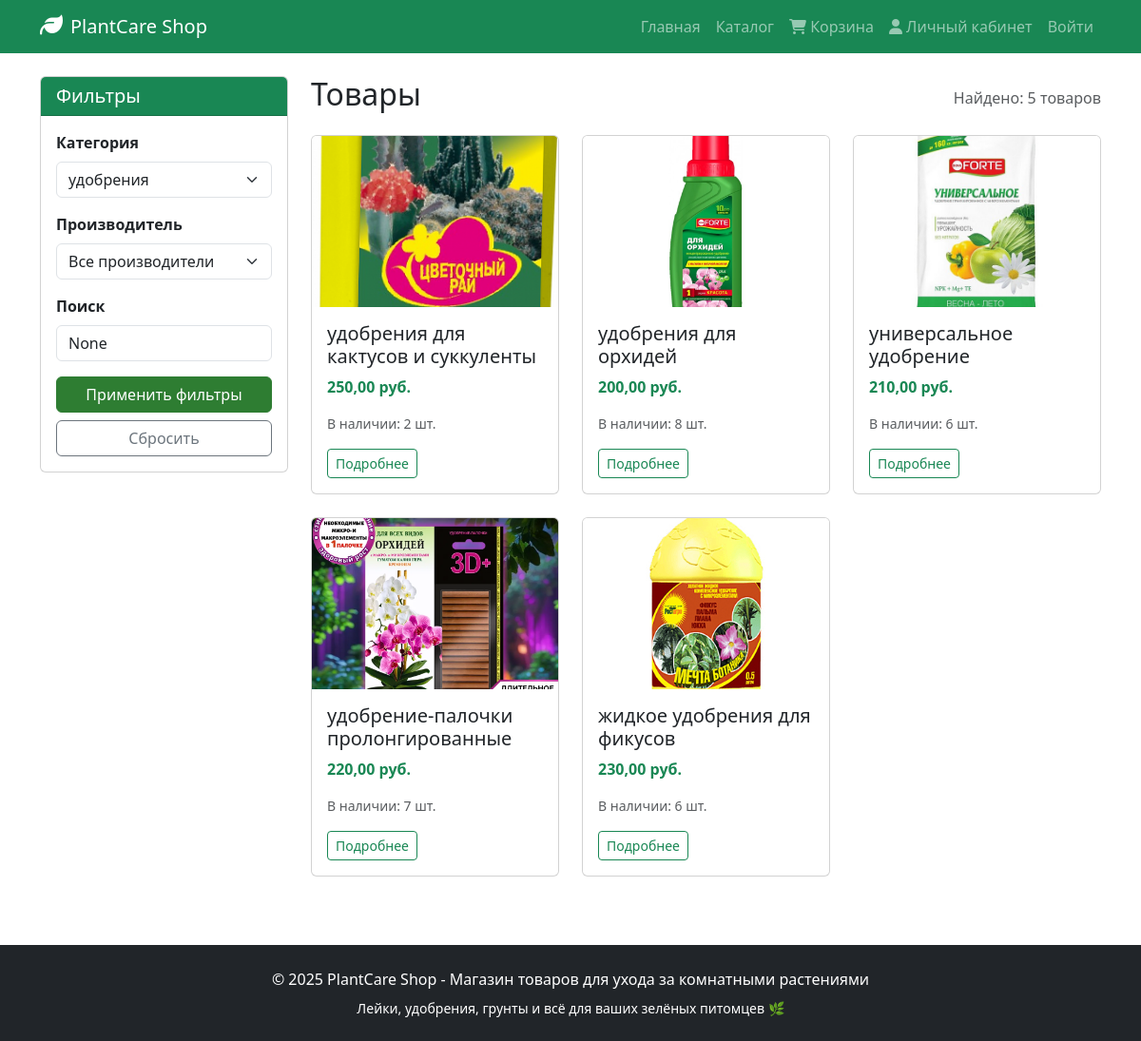
The page /catalog/?category=11 on the database as committed earlier.
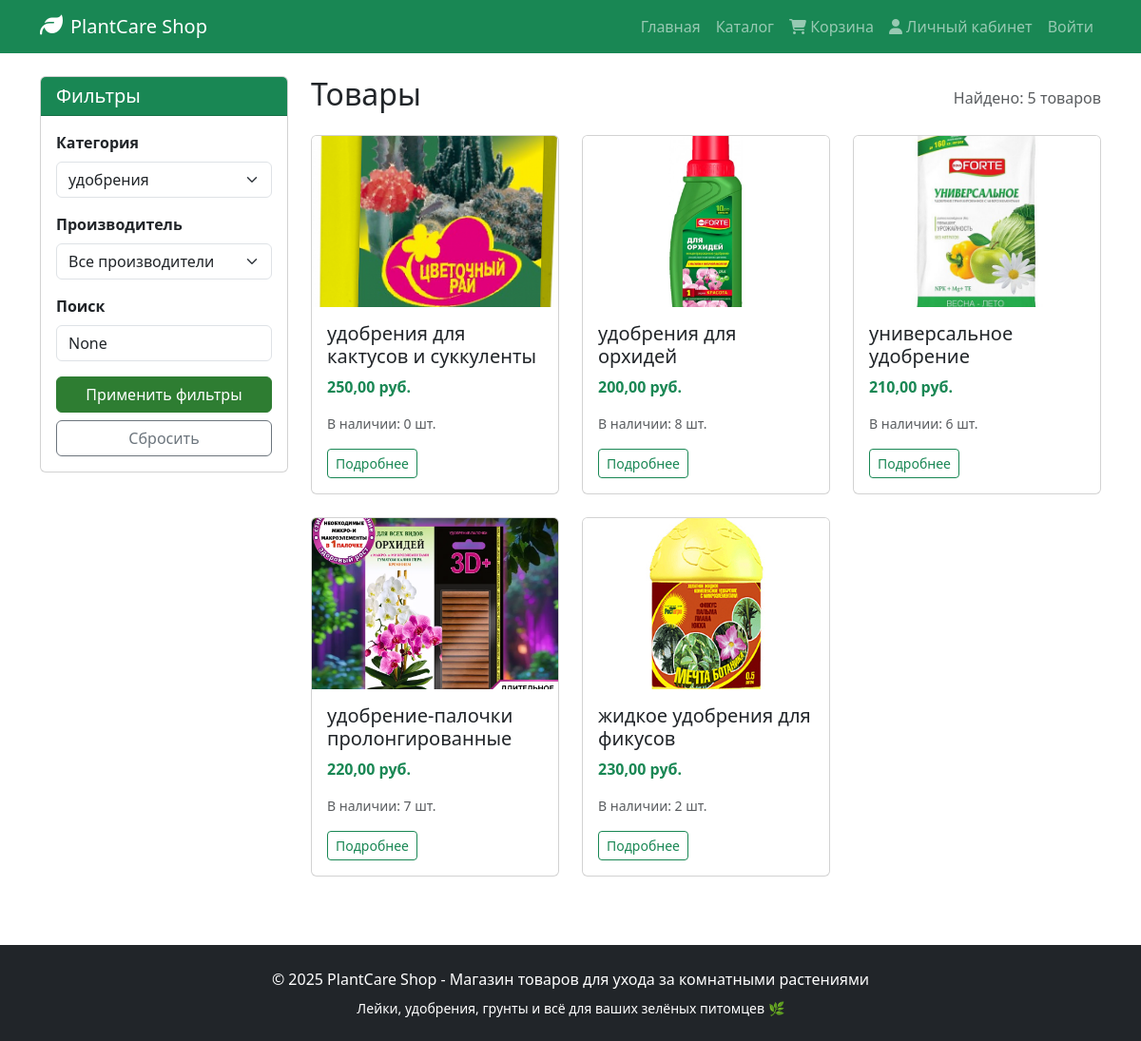
The same page on the database as committed later.
### shop/models.py (models this page shows, shortened)
class Product(models.Model):
    name = models.CharField(max_length=200)
    description = models.TextField()
    photo = models.ImageField(upload_to='products/')
    price = models.DecimalField(max_digits=10, decimal_places=2)
    stock = models.IntegerField()
    category = models.ForeignKey(Category, on_delete=models.CASCADE)
    manufacturer = models.ForeignKey(Manufacturer, on_delete=models.CASCADE)

### shop/views.py (the view)
# urls.py: path('catalog/', views.catalog, name='catalog'),
def catalog(request):
    products = Product.objects.all()
    category = request.GET.get('category')
    manufacturer = request.GET.get('manufacturer')
    search = request.GET.get('search')
    if category:
        products = products.filter(category_id=category)
    if manufacturer:
        products = products.filter(manufacturer_id=manufacturer)
    if search:
        products = products.filter(Q(name__icontains=search) | Q(description__icontains=search))
    return render(request, 'shop/catalog.html', {
        'products': products,
        'categories': Category.objects.all(),
        'manufacturers': Manufacturer.objects.all(),
        'selected_category': category,
        'selected_manufacturer': manufacturer,
        'search_query': search,
    })

### shop/templates/shop/catalog.html (shortened to what this page needs)
{% extends 'base.html' %}
{% load static %}
{% block content %}
<div class="row">
    <div class="col-md-3">
        <div class="card">
            <div class="card-header bg-success text-white">
                <h5 class="mb-0">Фильтры</h5>
            </div>
            <div class="card-body">
                <form method="get" id="filter-form">
                    <div class="mb-3">
                        <label class="form-label fw-bold">Категория</label>
                        <select name="category" class="form-select">
                            {% for cat in categories %}
                                <option value="{{ cat.id }}" {% if selected_category == cat.id|stringformat:"s" %}selected{% endif %}>
                                    {{ cat.name }}
                                </option>
                            {% endfor %}
                        </select>
                    </div>
                    <div class="mb-3">
                        <label class="form-label fw-bold">Производитель</label>
                        <select name="manufacturer" class="form-select">
                            <option value="">Все производители</option>
                        </select>
                    </div>
                    <div class="mb-3">
                        <label class="form-label fw-bold">Поиск</label>
                        <input type="text" name="search" class="form-control" placeholder="Название товара..." value="{{ search_query }}">
                    </div>
                    <button type="submit" class="btn btn-success w-100">Применить фильтры</button>
                    <a href="{% url 'catalog' %}" class="btn btn-outline-secondary w-100 mt-2">Сбросить</a>
                </form>
            </div>
        </div>
    </div>
    <div class="col-md-9">
        <div class="d-flex justify-content-between align-items-center mb-3">
            <h2>Товары</h2>
            <p class="text-muted mb-0">Найдено: {{ products|length }} товаров</p>
        </div>
        {% if products %}
            <div class="row">
                {% for product in products %}
                    <div class="col-sm-6 col-md-6 col-lg-4 mb-4">
                        <div class="card h-100">
                            {% if product.photo %}
                                <img src="{{ product.photo.url }}" class="card-img-top" alt="{{ product.name }}" style="height: 180px; object-fit: cover;">
                            {% else %}
                                <div class="card-img-top bg-light d-flex align-items-center justify-content-center" style="height: 180px;">
                                    <i class="fas fa-leaf fa-3x text-success"></i>
                                </div>
                            {% endif %}
                            <div class="card-body">
                                <h5 class="card-title">{{ product.name }}</h5>
                                <p class="card-text text-success fw-bold">{{ product.price }} руб.</p>
                                <p class="card-text small text-muted">В наличии: {{ product.stock }} шт.</p>
                                <a href="{% url 'product_detail' product.id %}" class="btn btn-outline-success btn-sm">Подробнее</a>
                            </div>
                        </div>
                    </div>
                {% endfor %}
            </div>
        {% else %}
            <div class="alert alert-info">Товаров не найдено</div>
        {% endif %}
    </div>
</div>
{% endblock %}

Rows that differ between the two databases and show on the page:
changed Product "удобрения для кактусов и суккуленты": stock "2" → "0"
changed Product "жидкое удобрения для фикусов": stock "6" → "2"
